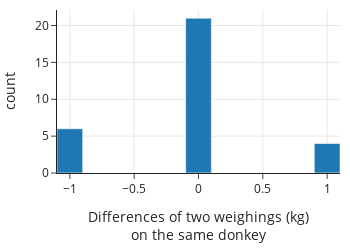

Here is the notebook cell this chart was saved with:
### Markdown cell above
Let's start by comparing the two weight measurements made on the subset of donkeys to check on the consistency of the scale. We make a histogram of the difference between these two measurements for the 31 donkeys that were weighed twice:

### Code cell
donkeys = donkeys.assign(difference=donkeys["WeightAlt"] - donkeys["Weight"])

px.histogram(donkeys, x="difference", nbins=15,
    labels=dict(
        difference="Differences of two weighings (kg)<br>on the same donkey"
    ),
    width=350, height=250,
)

### Figure 1 — Plotly figure (JSON) as saved in the notebook; plotly's stock layout.template omitted (floating-point values rounded to 4 significant figures; data arrays with more than 128 entries replaced by an {"elided": "..."} marker saying what was removed)
{"data": [{"alignmentgroup": "True", "bingroup": "x", "hovertemplate": "Differences of two weighings (kg)<br>on the same donkey=%{x}<br>count=%{y}<extra></extra>", "legendgroup": "", "marker": {"color": "#1F77B4", "pattern": {"shape": ""}}, "name": "", "nbinsx": 15, "offsetgroup": "", "orientation": "v", "showlegend": false, "type": "histogram", "x": {"elided": "544 int values"}, "xaxis": "x", "yaxis": "y"}], "layout": {"barmode": "relative", "height": 250, "legend": {"tracegroupgap": 0}, "width": 350, "xaxis": {"anchor": "y", "autorange": true, "domain": [0, 1], "range": [-1.1, 1.1], "title": {"text": "Differences of two weighings (kg)<br>on the same donkey"}, "type": "linear"}, "yaxis": {"anchor": "x", "autorange": true, "domain": [0, 1], "range": [0, 22.11], "title": {"text": "count"}}}}
